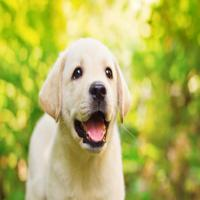
#> input picture images/dog_image.jpg, 200 x 200 px
$ jupyter execute --allow-errors image_processing_fundamentals.ipynb
#> lines starting #> are read from the running program, lines starting #| are printed output that depends on the picture
# Image Processing Fundamentals with Python

A beginner-friendly computer vision project demonstrating how to load, inspect, resize, and convert an image to grayscale.

**Topics:** image reading, NumPy arrays, image dimensions, resizing with Pillow, and grayscale conversion with OpenCV.

> The included sample image is the 200 × 200 dog image supplied with this project. The notebook uses a relative path, so it works when opened from the project folder.

[cell 1]
from google.colab import files
from pathlib import Path

# Upload the image
uploaded = files.upload()
#> the answer given: dog_image.jpg

# Create images folder
Path("images").mkdir(exist_ok=True)

# Automatically detect uploaded filename
filename = next(iter(uploaded))

# Save it using the filename expected by our project
Path("images/dog_image.jpg").write_bytes(uploaded[filename])

print("SUCCESS! Image saved.")
print("Uploaded filename:", filename)
print("Project image path: images/dog_image.jpg")

[cell 2]
from PIL import Image
import matplotlib.pyplot as plt

img = Image.open("images/dog_image.jpg")
#> img is the input picture: PIL image 200x200 RGB; mean R, G, B 179.2, 179.7, 90.2

plt.imshow(img)
plt.axis("off")
plt.show()

[cell 3]
import os

os.makedirs("images", exist_ok=True)

uploaded_name = list(uploaded.keys())[0]

with open("images/dog_image.jpg", "wb") as f:
    f.write(uploaded[uploaded_name])

print("Image uploaded successfully!")
print("Original filename:", uploaded_name)

## 1. Import the libraries

[cell 4]
from pathlib import Path

import cv2
import matplotlib.pyplot as plt
import numpy as np
from PIL import Image

PROJECT_DIR = Path.cwd()
IMAGE_PATH = PROJECT_DIR / "images" / "dog_image.jpg"
OUTPUT_DIR = PROJECT_DIR / "outputs"
OUTPUT_DIR.mkdir(exist_ok=True)

if not IMAGE_PATH.exists():
    raise FileNotFoundError(f"Sample image not found: {IMAGE_PATH}")

## 2. Read and inspect the image

[cell 5]
plt.figure(figsize=(6, 4))
#> (the rest of this cell did not finish here and is left out)

[cell 6]
from pathlib import Path
from PIL import Image
import numpy as np
import matplotlib.pyplot as plt

PROJECT_DIR = Path.cwd()
IMAGE_PATH = PROJECT_DIR / "images" / "dog_image.jpg"

image = Image.open(IMAGE_PATH).convert("RGB")
image_array = np.array(image)

print("Data type:", type(image_array))
#| Data type: <class 'numpy.ndarray'>
print("Array shape:", image_array.shape)
#| Array shape: (200, 200, 3)
print("Image size:", image.size)
#| Image size: (200, 200)

## 3. Resize the image with Pillow

[cell 7]
resized_image = image.resize((150, 150))
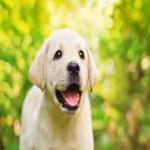
#> resized_image: PIL image 150x150 RGB; mean R, G, B 179.2, 179.7, 90.2

print("Original image size:", image.size)
#| Original image size: (200, 200)
print("Resized image size:", resized_image.size)
#| Resized image size: (150, 150)

plt.imshow(resized_image)
plt.axis("off")
plt.show()

[cell 8]
import cv2

# Read the original image
original = cv2.imread("images/dog_image.jpg")

# Convert color image into grayscale
gray_image = cv2.cvtColor(original, cv2.COLOR_BGR2GRAY)
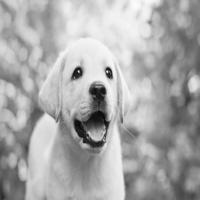
#> gray_image: shape (200, 200); min 7, max 253, mean 169.4

# Display grayscale image
plt.imshow(gray_image, cmap="gray")
plt.title("Grayscale Dog Image")
plt.axis("off")
plt.show()

[cell 9]
cv2.imwrite("outputs/dog_grayscale.jpg", gray_image)

print("Grayscale image saved successfully!")

[cell 10]
resized_image = image.resize((150, 150), Image.Resampling.LANCZOS)
resized_path = OUTPUT_DIR / "dog_resized_150x150.jpg"
resized_image.save(resized_path, quality=95)

print("Resized image size (width, height):", resized_image.size)
#| Resized image size (width, height): (150, 150)
print("Saved to:", resized_path)

[cell 11]
from google.colab import files

files.download("dog_grayscale.jpg")

[cell 12]
# Save the grayscale image
cv2.imwrite("/content/dog_grayscale.jpg", gray_image)

# Download it to your computer
from google.colab import files
files.download("/content/dog_grayscale.jpg")

[cell 13]
plt.figure(figsize=(5, 5))
plt.imshow(resized_image)
plt.title("Resized image (150 × 150)")
plt.axis("off")
plt.show()

## 4. Convert the image to grayscale with OpenCV

[cell 14]
# OpenCV reads color images in BGR channel order.
bgr_image = cv2.imread(str(IMAGE_PATH))
if bgr_image is None:
    raise ValueError(f"OpenCV could not read the image: {IMAGE_PATH}")

gray_image = cv2.cvtColor(bgr_image, cv2.COLOR_BGR2GRAY)
gray_path = OUTPUT_DIR / "dog_grayscale.jpg"

if not cv2.imwrite(str(gray_path), gray_image):
    raise IOError(f"Could not save grayscale image: {gray_path}")

print("Original OpenCV shape:", bgr_image.shape)
#| Original OpenCV shape: (200, 200, 3)
print("Grayscale shape:", gray_image.shape)
#| Grayscale shape: (200, 200)
